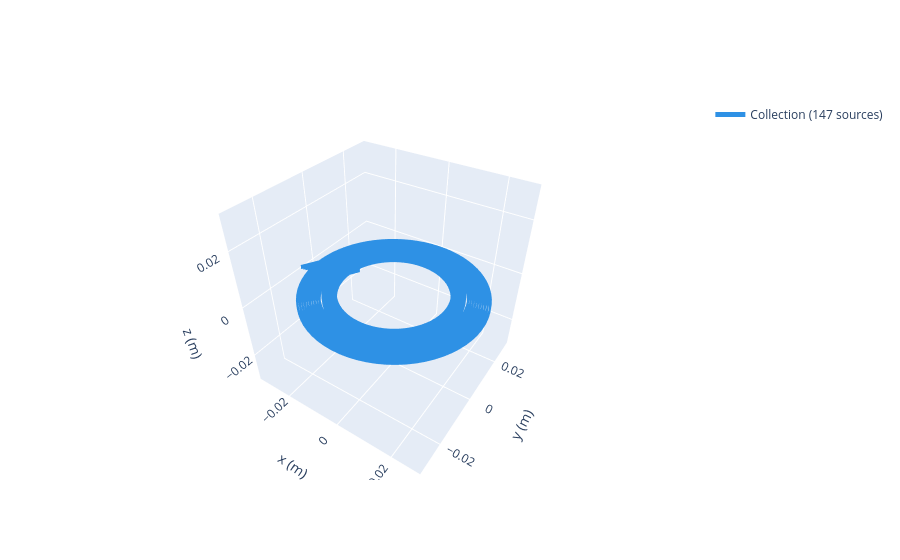
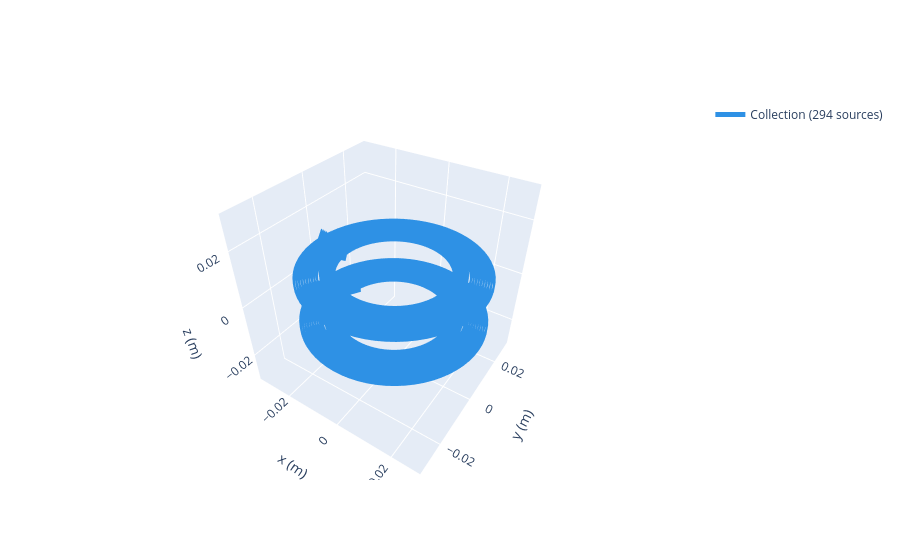

Notebook source saved alongside these figures, in order:
### Code cell
import numpy as np
import matplotlib.pyplot as plt
import magpylib as magpy

from scipy.optimize import brentq

# ============================================================
# POSM MOT COIL PCB — 7-LAYER PRELIMINARY MODEL
# ============================================================

# ---------- PCB geometry ----------
BOARD_OD_MM = 60.0
APERTURE_DIAMETER_MM = 35.0

INNER_TURNS_PER_LAYER = 11
OUTER_TURNS_PER_LAYER = 10
PCB_LAYERS = 7

INNER_RADIUS_MIN_MM = 18.0
INNER_RADIUS_MAX_MM = 22.0
OUTER_RADIUS_MIN_MM = 23.0
OUTER_RADIUS_MAX_MM = 29.7

# Approximate copper-layer spacing.
# Replace with the actual layer stackup when available.
LAYER_SPACING_MM = 0.20

# Coil current to test
TEST_CURRENT_A = 1.0

# Two-board separation sweep
SEPARATIONS_MM = np.linspace(2, 60, 100)

# Target axial gradient
TARGET_GRADIENTS_G_CM = [10.0, 20.0]

# Numerical field sampling
Z_RANGE_MM = 80
Z_STEP_MM = 0.1


# ============================================================
# BUILD ONE PCB AS INDIVIDUAL CIRCULAR LOOPS
# ============================================================

def make_board(z_center_mm=0.0, current_sign=1.0,
               current_A=1.0):
    """
    Approximate a 7-layer PCB as individual circular current loops.

    Inner winding: 11 turns per layer, 7 layers = 77 loops
    Outer winding: 10 turns per layer, 7 layers = 70 loops

    Inner and outer winding groups have opposite current directions.
    This is an ideal-loop approximation, not routed PCB geometry.
    """

    board = magpy.Collection()

    inner_radii_mm = np.linspace(
        INNER_RADIUS_MIN_MM,
        INNER_RADIUS_MAX_MM,
        INNER_TURNS_PER_LAYER
    )

    outer_radii_mm = np.linspace(
        OUTER_RADIUS_MIN_MM,
        OUTER_RADIUS_MAX_MM,
        OUTER_TURNS_PER_LAYER
    )

    layer_z_offsets_mm = (
        np.arange(PCB_LAYERS) - (PCB_LAYERS - 1) / 2
    ) * LAYER_SPACING_MM

    for layer_z in layer_z_offsets_mm:
        z_position_m = (z_center_mm + layer_z) / 1000.0

        # Inner winding group
        for radius_mm in inner_radii_mm:
            loop = magpy.current.Circle(
                current=current_sign * current_A,
                diameter=2 * radius_mm / 1000.0,
                position=(0, 0, z_position_m)
            )
            board.add(loop)

        # Outer winding group: opposite current direction
        for radius_mm in outer_radii_mm:
            loop = magpy.current.Circle(
                current=-current_sign * current_A,
                diameter=2 * radius_mm / 1000.0,
                position=(0, 0, z_position_m)
            )
            board.add(loop)

    return board


# ============================================================
# FIELD AND GRADIENT FUNCTIONS
# ============================================================

def axial_field_G(board, z_mm):
    """Return axial Bz in gauss at positions z_mm."""
    observers = np.column_stack([
        np.zeros_like(np.atleast_1d(z_mm)),
        np.zeros_like(np.atleast_1d(z_mm)),
        np.atleast_1d(z_mm) / 1000.0
    ])

    field_T = board.getB(observers)
    return field_T[:, 2] * 1e4


def gradient_G_cm(z_mm, Bz_G):
    """Numerical derivative dBz/dz in G/cm."""
    return np.gradient(Bz_G, z_mm / 10.0)


def zero_crossings(z_mm, Bz_G):
    """Find approximate zero crossings by interpolation."""
    roots = []

    for i in range(len(Bz_G) - 1):
        if Bz_G[i] == 0:
            roots.append(z_mm[i])
        elif Bz_G[i] * Bz_G[i + 1] < 0:
            z0 = z_mm[i] - Bz_G[i] * (
                z_mm[i + 1] - z_mm[i]
            ) / (Bz_G[i + 1] - Bz_G[i])
            roots.append(z0)

    return np.array(roots)


def value_at_z(z_query, z_mm, values):
    return np.interp(z_query, z_mm, values)


# ============================================================
# DESIGN A — ONE PCB WITH BOTH WINDING GROUPS
# ============================================================

single_board = make_board(
    z_center_mm=0,
    current_sign=1,
    current_A=TEST_CURRENT_A
)

z_mm = np.arange(-Z_RANGE_MM, Z_RANGE_MM + Z_STEP_MM, Z_STEP_MM)

B_single_G = axial_field_G(single_board, z_mm)
G_single_G_cm = gradient_G_cm(z_mm, B_single_G)
single_zeros = zero_crossings(z_mm, B_single_G)

print("=" * 65)
print("DESIGN A: ONE PCB, 7 LAYERS")
print("=" * 65)
print(f"Board OD: {BOARD_OD_MM:.1f} mm")
print(f"Central aperture: {APERTURE_DIAMETER_MM:.1f} mm")
print(f"Inner turns: {INNER_TURNS_PER_LAYER * PCB_LAYERS}")
print(f"Outer turns: {OUTER_TURNS_PER_LAYER * PCB_LAYERS}")
print(f"Current used for simulation: {TEST_CURRENT_A:.2f} A")

if len(single_zeros) == 0:
    print("No axial zero crossing found in the sampled range.")
else:
    for i, z0 in enumerate(single_zeros, start=1):
        grad0 = value_at_z(z0, z_mm, G_single_G_cm)
        print(f"\nZero crossing {i}: z = {z0:.3f} mm")
        print(f"Gradient there: {grad0:.4f} G/cm")
        print(f"Gradient magnitude: {abs(grad0):.4f} G/cm")

        if abs(grad0) > 1e-12:
            for target in TARGET_GRADIENTS_G_CM:
                estimated_current = (
                    target / abs(grad0) * TEST_CURRENT_A
                )
                print(
                    f"Current estimated for {target:.0f} G/cm: "
                    f"{estimated_current:.3f} A"
                )

# Plot the single-board field and gradient
fig, axes = plt.subplots(2, 1, figsize=(10, 8))

axes[0].plot(z_mm, B_single_G)
axes[0].axhline(0, linestyle="--")
axes[0].set_title("Design A: Single PCB — Axial Magnetic Field")
axes[0].set_xlabel("Axial position z (mm)")
axes[0].set_ylabel("Bz (G)")
axes[0].grid(True)

axes[1].plot(z_mm, G_single_G_cm)
axes[1].axhspan(10, 20, alpha=0.2)
axes[1].axhspan(-20, -10, alpha=0.2)
axes[1].set_title("Axial Gradient")
axes[1].set_xlabel("Axial position z (mm)")
axes[1].set_ylabel("dBz/dz (G/cm)")
axes[1].grid(True)

plt.tight_layout()
plt.show()


# ============================================================
# DESIGN B — TWO BOARDS, OPPOSITE OVERALL CURRENT DIRECTIONS
# ============================================================

two_board_results = []

for separation_mm in SEPARATIONS_MM:
    board_1 = make_board(
        z_center_mm=-separation_mm / 2,
        current_sign=1,
        current_A=TEST_CURRENT_A
    )

    board_2 = make_board(
        z_center_mm=separation_mm / 2,
        current_sign=-1,
        current_A=TEST_CURRENT_A
    )

    pair = magpy.Collection(board_1, board_2)

    # Symmetric pair: evaluate the gradient at the midpoint.
    z_pair_mm = np.array([-0.1, 0.0, 0.1])
    B_pair_G = axial_field_G(pair, z_pair_mm)

    # Central difference: G/cm
    central_gradient = (
        (B_pair_G[2] - B_pair_G[0])
        / ((z_pair_mm[2] - z_pair_mm[0]) / 10.0)
    )

    two_board_results.append(
        (separation_mm, central_gradient)
    )

two_board_results = np.array(two_board_results)

separations = two_board_results[:, 0]
gradients = two_board_results[:, 1]

print("\n" + "=" * 65)
print("DESIGN B: TWO-BOARD SEPARATION SWEEP")
print("=" * 65)

best_index = np.argmax(np.abs(gradients))
best_separation = separations[best_index]
best_gradient = gradients[best_index]

print(f"Highest gradient in tested sweep: {best_gradient:.4f} G/cm")
print(f"Board center-to-center separation: {best_separation:.2f} mm")
print(f"Gradient magnitude: {abs(best_gradient):.4f} G/cm")

if abs(best_gradient) > 1e-12:
    for target in TARGET_GRADIENTS_G_CM:
        print(
            f"Current estimated for {target:.0f} G/cm at this spacing: "
            f"{target / abs(best_gradient) * TEST_CURRENT_A:.3f} A"
        )

plt.figure(figsize=(10, 5))
plt.plot(separations, np.abs(gradients), label="Gradient magnitude at 1 A")
plt.axhline(10, linestyle="--", label="10 G/cm target")
plt.axhline(20, linestyle="--", label="20 G/cm target")
plt.xlabel("Board center-to-center separation (mm)")
plt.ylabel("|dBz/dz| at midpoint (G/cm)")
plt.title("Two-Board Design: Gradient vs Separation")
plt.grid(True)
plt.legend()
plt.tight_layout()
plt.show()

# Estimate current required at each spacing, assuming linear field scaling.
plt.figure(figsize=(10, 5))

for target in TARGET_GRADIENTS_G_CM:
    required_current = np.divide(
        target,
        np.abs(gradients),
        out=np.full_like(gradients, np.nan),
        where=np.abs(gradients) > 1e-12
    )
    plt.plot(
        separations,
        required_current,
        label=f"Current for {target:.0f} G/cm"
    )

plt.axhline(1, linestyle="--", label="1 A reference")
plt.axhline(2, linestyle="--", label="2 A reference")
plt.xlabel("Board center-to-center separation (mm)")
plt.ylabel("Estimated current (A)")
plt.title("Estimated Current Required vs Board Separation")
plt.ylim(bottom=0)
plt.grid(True)
plt.legend()
plt.tight_layout()
plt.show()


# ============================================================
# 3D VISUALIZATION
# ============================================================

try:
    print("\nOpening 3D view of one PCB...")
    magpy.show(single_board, backend="plotly")

    print("\nOpening 3D view of the two-board pair...")
    board_1 = make_board(
        z_center_mm=-best_separation / 2,
        current_sign=1,
        current_A=TEST_CURRENT_A
    )
    board_2 = make_board(
        z_center_mm=best_separation / 2,
        current_sign=-1,
        current_A=TEST_CURRENT_A
    )
    magpy.show(
        magpy.Collection(board_1, board_2),
        backend="plotly"
    )

except Exception as exc:
    print("3D viewer could not open:", exc)
    print("The field plots and numerical results above should still work.")

### Figure 1 — Plotly figure (JSON) as saved in the notebook; plotly's stock layout.template omitted (floating-point values rounded to 4 significant figures; data arrays with more than 128 entries replaced by an {"elided": "..."} marker saying what was removed)
{"data": [{"legendgroup": "Collection(id=4883923920)", "line": {"color": "#2e91e5", "dash": "solid", "width": 2.2}, "mode": "lines", "name": "Collection (147 sources)", "opacity": 1, "showlegend": true, "type": "scatter3d", "x": {"elided": "588 float values"}, "y": {"elided": "588 float values"}, "z": {"elided": "588 float values"}}, {"legendgroup": "Collection(id=4883923920)", "line": {"color": "#2e91e5", "dash": "solid", "width": 4.4}, "mode": "lines", "name": "Collection (147 sources)", "opacity": 1, "showlegend": false, "type": "scatter3d", "x": {"elided": "10731 float values"}, "y": {"elided": "10731 float values"}, "z": {"elided": "10731 float values"}}], "layout": {"legend": {"itemsizing": "constant"}, "scene": {"aspectmode": "manual", "aspectratio": {"x": 1, "y": 1, "z": 1}, "camera": {"eye": {"x": 1, "y": -1.5, "z": 1.4}}, "xaxis": {"autorange": false, "range": [-0.03326, 0.0297], "title": {"text": "x (m)"}}, "yaxis": {"autorange": false, "range": [-0.03148, 0.03148], "title": {"text": "y (m)"}}, "zaxis": {"autorange": false, "range": [-0.03148, 0.03148], "title": {"text": "z (m)"}}}}}

### Figure 2 — Plotly figure (JSON) as saved in the notebook; plotly's stock layout.template omitted (floating-point values rounded to 4 significant figures; data arrays with more than 128 entries replaced by an {"elided": "..."} marker saying what was removed)
{"data": [{"legendgroup": "Collection(id=4938239712)", "line": {"color": "#2e91e5", "dash": "solid", "width": 2.2}, "mode": "lines", "name": "Collection (294 sources)", "opacity": 1, "showlegend": true, "type": "scatter3d", "x": {"elided": "1176 float values"}, "y": {"elided": "1176 float values"}, "z": {"elided": "1176 float values"}}, {"legendgroup": "Collection(id=4938239712)", "line": {"color": "#2e91e5", "dash": "solid", "width": 4.4}, "mode": "lines", "name": "Collection (294 sources)", "opacity": 1, "showlegend": false, "type": "scatter3d", "x": {"elided": "21462 float values"}, "y": {"elided": "21462 float values"}, "z": {"elided": "21462 float values"}}], "layout": {"legend": {"itemsizing": "constant"}, "scene": {"aspectmode": "manual", "aspectratio": {"x": 1, "y": 1, "z": 1}, "camera": {"eye": {"x": 1, "y": -1.5, "z": 1.4}}, "xaxis": {"autorange": false, "range": [-0.03326, 0.0297], "title": {"text": "x (m)"}}, "yaxis": {"autorange": false, "range": [-0.03148, 0.03148], "title": {"text": "y (m)"}}, "zaxis": {"autorange": false, "range": [-0.03148, 0.03148], "title": {"text": "z (m)"}}}}}
